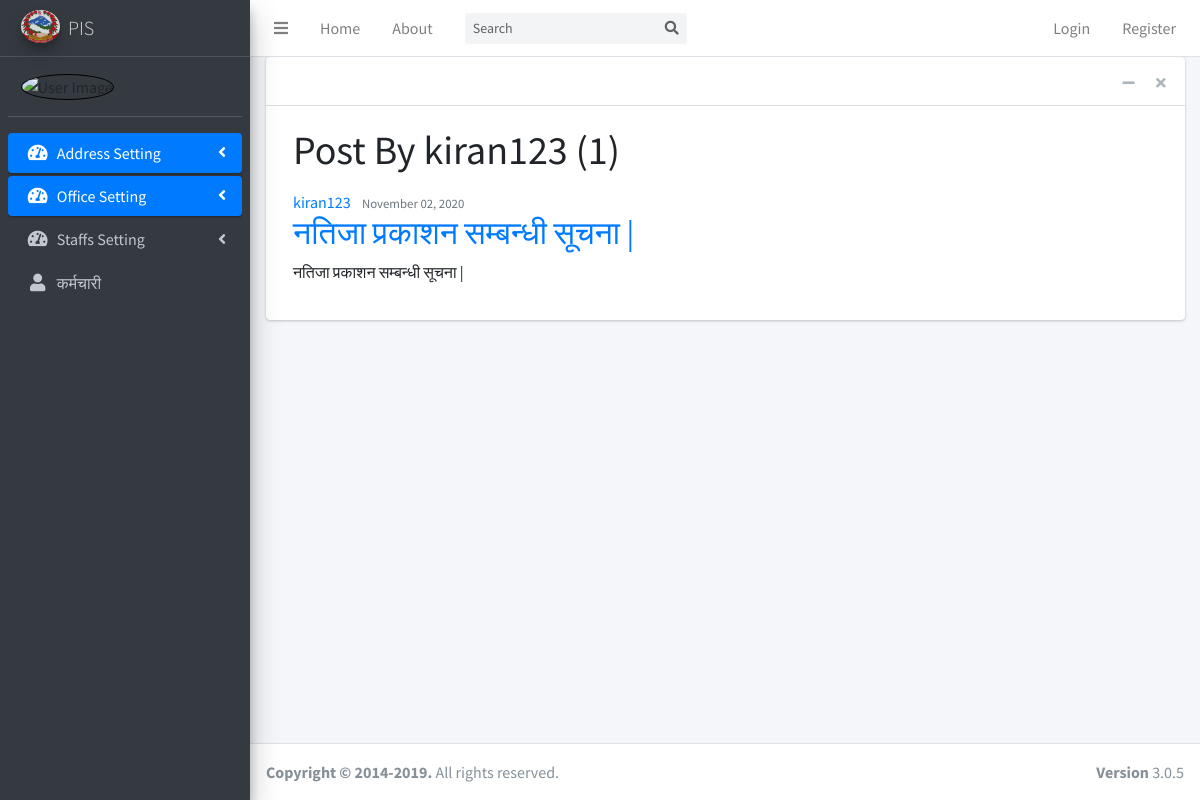
The page /user/kiran123 on the database its author committed.
### blog/models.py (models this page shows, shortened)
class Post(models.Model):
    title = models.CharField(max_length=100)
    content = models.TextField()
    date_posted = models.DateTimeField(default=timezone.now)
    author = models.ForeignKey(User, on_delete=models.CASCADE)

### blog/views.py (the view)
# urls.py: path('user/<str:username>', UserPostListView.as_view(), name='user-post'),
class UserPostListView(ListView):
	model = Post
	template_name = 'blog/user_post.html'
	context_object_name = 'posts'
	paginate_by = 5
	def get_queryset(self):
		user = get_object_or_404(User, username=self.kwargs.get('username'))
		return Post.objects.filter(author=user).order_by('-date_posted')

### blog/templates/blog/user_post.html (shortened to what this page needs)
{% extends "blog/base.html" %}
{% block content %}
    <h1 class="mb-3" >Post By {{ view.kwargs.username }} ({{ page_obj.paginator.count }})</h1>
        {% for post in posts %}
            <article class="media content-section">
                <div class="media-body">
                    <div class="article-metadata">
                        <a class="mr-2" href="{% url 'user-post' post.author.username %}">{{ post.author }}</a>
                        <small class="text-muted">{{ post.date_posted|date:"F d, Y" }}</small>
                    </div>
                    <h2><a class="article-title" href="{% url 'post-detail' post.id %}">{{ post.title }}</a></h2>
                    <p class="article-content">{{ post.content }}</p>
                </div>
            </article>
        {% endfor %}
{% endblock content %}

### rows shown on the page
Post: author "kiran123", date_posted "November 02, 2020", title "नतिजा प्रकाशन सम्बन्धी सूचना |", content "नतिजा प्रकाशन सम्बन्धी सूचना |"

### other values the page prints
{{ view.kwargs.username }} "kiran123"
{{ page_obj.paginator.count }} "1"
